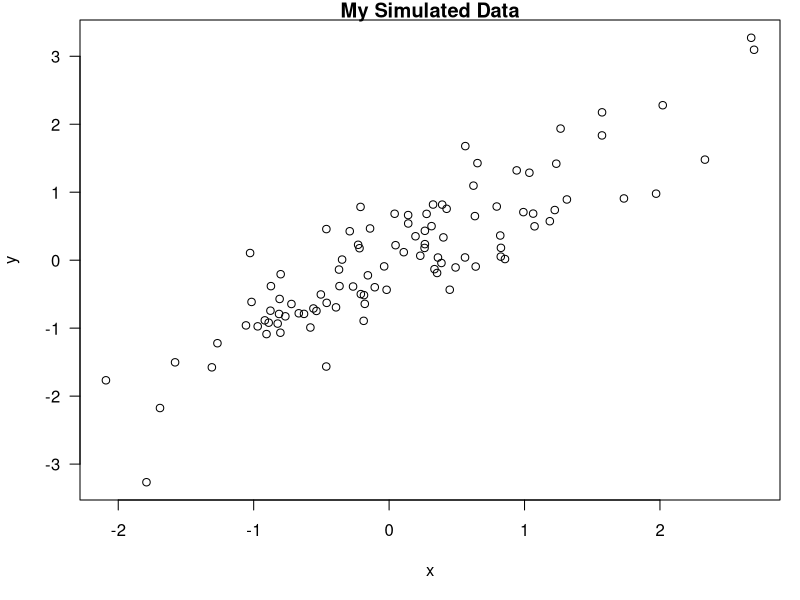

Generate this figure with R:
## ---- chunk 1
    x <- rnorm(100); y <- x + rnorm(100, sd = 0.5)
## ---- chunk 2
par(mar = c(5, 4, 1, 1), las = 1)
plot(x, y, main = "My Simulated Data")
